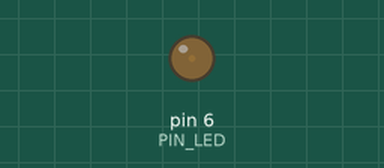
Recording of a sketch running on a simulated Arduino Uno, built with avr-gcc and run on an emulated ATmega328P. Shown: output pins drawn as LEDs (lit = HIGH).

Above: at 0.05 s.
At 2.0 s:
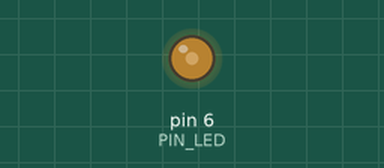
At 3.0 s:
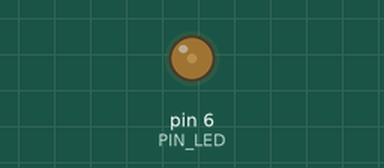
Timing chart, 0 to 5.2 s (numbered marks = the images above):
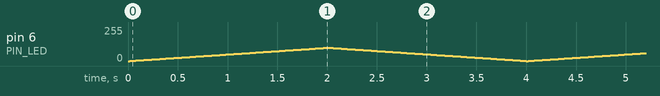

The sketch:

_6.5_-_PWM.ino
```cpp
/*
Curso de Arduino

Cambios en el nivel de brillo de un led con PWM

Conexiones:

LED:
  patilla positiva a pin 6
  patilla negativa a GND


by JAVacasM
 */

/* ==== Includes - Librerias==== */
/* ====  END Includes ==== */

/* ==== Defines - Constantes ==== */
#define PIN_LED 6
#define ESPERA 20
/* ==== END Defines ==== */

/* ==== Variables Globales ==== */
/* ==== END Global Variables ==== */

/* ==== Funciones a usar - Prototipos ==== */
/* ==== END Prototipos ==== */

/* ==== Setup - Configuracion ==== */
void setup() {
}
/* ==== END Setup ==== */

/* ==== Loop - Codigo que se repite==== */
void loop() {

  for(int i=0;i<100;i++)  {  // Brillo creciente
    analogWrite(PIN_LED,i);
    delay(ESPERA);
  }

  for(int i=100;i>0;i--)  {    // Brillo decreciente
    analogWrite(PIN_LED,i);
    delay(ESPERA);
  }

}
/* ==== End Loop ==== */

/* ==== Funciones ==== */
/* ==== END Functions ==== */
```
